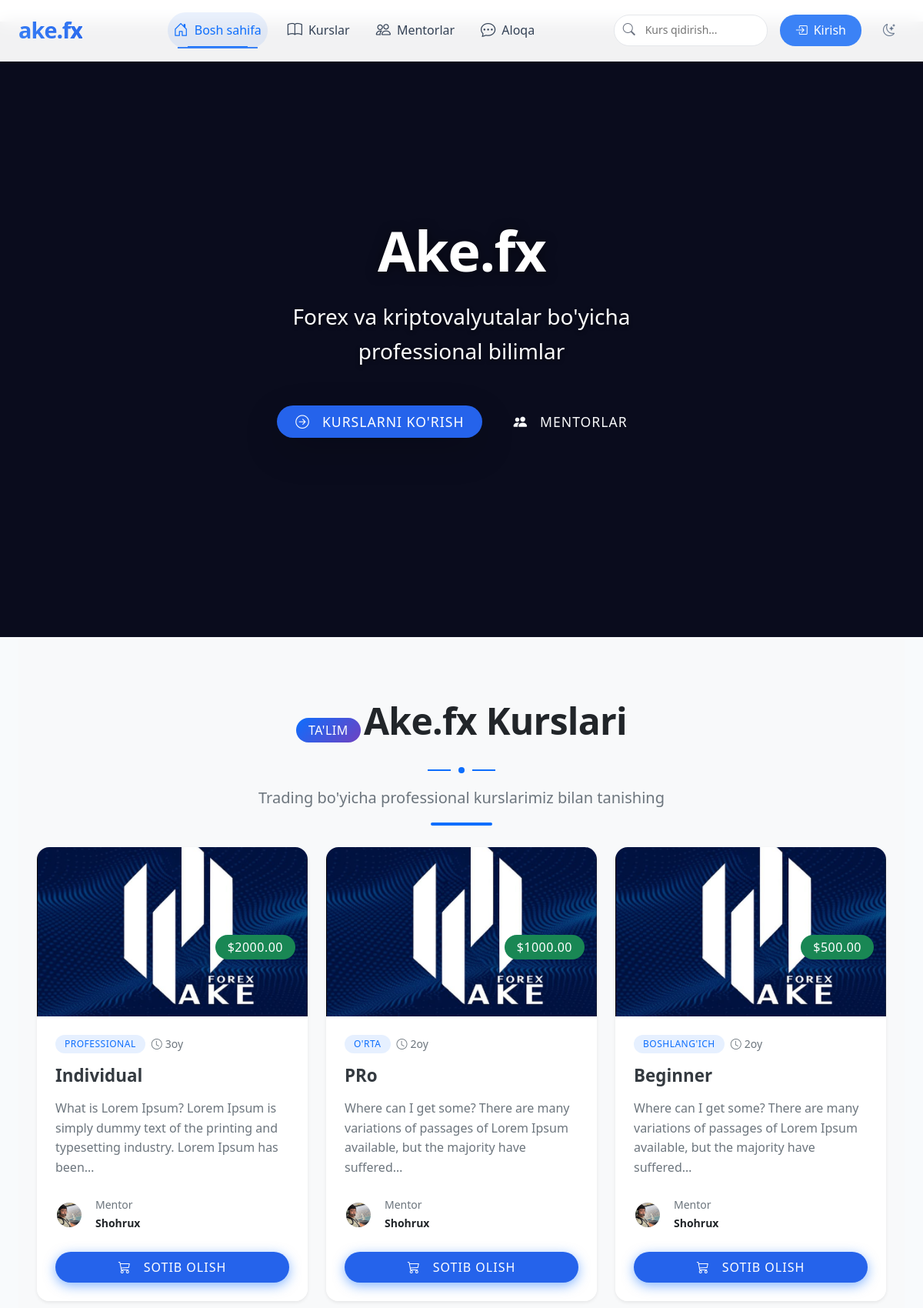
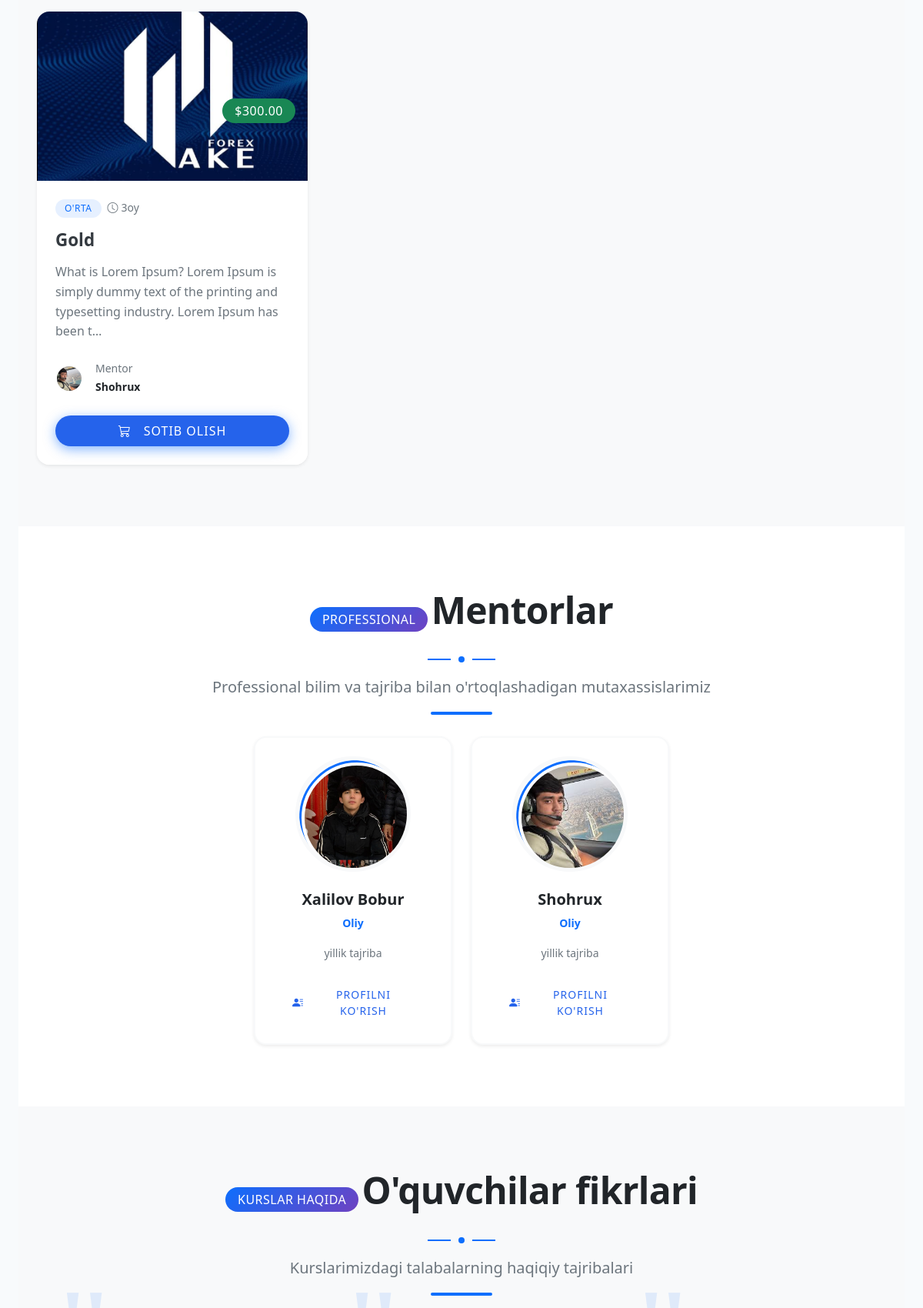
The page / (upper part) on the database its author committed (2 pictures, top to bottom).
### main/models.py (models this page shows, shortened)
class Course(models.Model):
    title = models.CharField(max_length=100)
    description = models.TextField()
    price = models.DecimalField(max_digits=8, decimal_places=2)
    duration = models.CharField(max_length=50)  # masalan: '3 oy'
    image = models.ImageField(upload_to='courses/')
    mentor = models.ForeignKey('Mentor', on_delete=models.SET_NULL, null=True, blank=True)
    is_paid = models.BooleanField(default=True)  # Pullik yoki bepul ekanligini belgilash
    category = models.ForeignKey(Category, on_delete=models.SET_NULL, null=True, verbose_name='Kategoriya')
    level = models.ForeignKey('Level', on_delete=models.SET_NULL, null=True, verbose_name='Daraja')
    created_at = models.DateTimeField(auto_now_add=True)

class Level(models.Model):
    name = models.CharField(max_length=100, verbose_name='Daraja nomi')
    def __str__(self):
        return self.name
    class Meta:
        verbose_name = 'Daraja'
        verbose_name_plural = 'Darajalar'

class Mentor(models.Model):
    full_name = models.CharField(max_length=255, verbose_name="To'liq ism")
    bio = models.TextField(verbose_name="Bio / Tajriba")
    image = models.ImageField(
        upload_to='mentors/%Y/%m/%d/',
        verbose_name="Rasm",
        blank=True,  # Rasm ixtiyoriy bo'lishi uchun
        null=True    # Rasm bo'lmasa ham bo'ladi
    )
    specialty = models.CharField(
        max_length=225,
        verbose_name="Mutaxassislik",
        blank=True,  # Bo'sh qoldirish mumkin
        null=True    # NULL bo'lishi mumkin
    )
    instagram = models.URLField(
        max_length=200,
        verbose_name="Instagram profil",
        blank=True,  # Majburiy emas
        null=True    # NULL bo'lishi mumkin
    )
    telegram = models.URLField(
        max_length=200,
        verbose_name="Telegram profil",
        blank=True,  # Majburiy emas
        null=True    # NULL bo'lishi mumkin
    )
    class Meta:
        verbose_name = "Mentor"
        verbose_name_plural = "Mentorlar"
        ordering = ['-id']  # Yangi mentorlarni birinchi ko'rsatish uchun

### main/views.py (the view)
# urls.py: path('', views.index, name='index'),
def index(request):
    courses = Course.objects.all()
    mentors = Mentor.objects.all()
    reviews = Review.objects.all()
    levels = Level.objects.all()
    category_id = request.GET.get('category')
    level_id = request.GET.get('level')
    if category_id:
        courses = courses.filter(category_id=category_id)
    if level_id:
        courses = courses.filter(level_id=level_id)
    context = {
        'courses': courses,
        'categories': category,
        'levels': levels,
        'mentors': mentors,
        'reviews': reviews,
    }
    return render(request, 'index.html', context)

### main/templates/index.html (shortened to what this page needs)
{% extends 'base.html' %}
{% load static %}
{% block content %}
<div class="header-section vh-100 w-100 position-relative overflow-hidden">
    <div class="video-container position-absolute inset-0">
        <video autoplay muted loop playsinline id="header-video"
               style="min-width: 100vw; min-height: 100vh; width: auto; height: auto; position: absolute; top: 50%; left: 50%; transform: translate(-50%, -50%);">
            <source src="{% static 'videos/header-bg.mp4' %}" type="video/mp4">
        </video>
    </div>
    <div class="header-content position-relative h-100 d-flex align-items-center justify-content-center">
        <div class="row justify-content-center text-center">
            <div class="col-lg-10">
                <h1 class="display-3 fw-bold mb-4 text-white animate__animated animate__fadeInDown">
                    Ake.fx
                </h1>
                <p class="lead fs-3 mb-5 text-white-80 animate__animated animate__fadeIn animate__delay-1s">
                    Forex va kriptovalyutalar bo'yicha professional bilimlar
                </p>
                <div class="d-flex gap-3 justify-content-center animate__animated animate__fadeInUp animate__delay-1s">
                    <a href="#courses" class="btn btn-primary btn-lg px-4 rounded-pill shadow-lg">
                        <i class="bi bi-arrow-right-circle me-2"></i>Kurslarni ko'rish
                    </a>
                    <a href="#mentors" class="btn btn-outline-light btn-lg px-4 rounded-pill">
                        <i class="bi bi-people-fill me-2"></i>Mentorlar
                    </a>
                </div>
            </div>
        </div>
    </div>
</div>
<section id="courses" class="py-6 bg-light">
    <div class="container">
        <div class="section-header text-center mb-5">
            <span class="badge bg-primary-gradient mb-3 px-3 py-2 rounded-pill fs-6">Ta'lim</span>
            <h2 class="display-5 fw-bold mb-3">Ake.fx Kurslari</h2>
            <div class="divider mx-auto my-3">
                <span class="divider-line bg-primary"></span>
                <span class="divider-dot bg-primary"></span>
                <span class="divider-line bg-primary"></span>
            </div>
            <p class="text-muted fs-5">Trading bo'yicha professional kurslarimiz bilan tanishing</p>
        </div>
        <div class="row g-4">
            {% for course in courses %}
            <div class="col-md-4">
                <div class="card h-100 border-0 shadow-sm rounded-4 overflow-hidden transition-all hover-lift">
                    <div class="position-relative">
                        <a href="{% url 'course_detail' course.id %}">
                            <img src="{{ course.image.url }}" class="card-img-top" alt="{{ course.title }}" style="height: 220px; object-fit: cover;">
                            <div class="position-absolute top-0 end-0 m-3">
                                <span class="badge bg-success rounded-pill px-3 py-2 fs-6">${{ course.price }}</span>
                            </div>
                        </a>
                    </div>
                    <div class="card-body p-4">
                        <div class="d-flex align-items-center mb-3">
                            <span class="badge bg-primary-soft text-primary me-2">{{ course.level }}</span>
                            <span class="text-muted small"><i class="bi bi-clock me-1"></i>{{ course.duration }}</span>
                        </div>
                        <h5 class="card-title fw-bold mb-3">
                            <a href="{% url 'course_detail' course.id %}" class="text-decoration-none text-dark stretched-link">
                                {{ course.title }}
                            </a>
                        </h5>
                        <p class="card-text text-muted mb-4">{{ course.description|truncatechars:120 }}</p>
                        <div class="d-flex align-items-center">
                            <div class="me-3">
                                <img src="{{ course.mentor.image.url }}" alt="{{ course.mentor.full_name }}"
                                     class="rounded-circle border border-2 border-white" width="36" height="36" style="object-fit: cover;">
                            </div>
                            <div>
                                <small class="d-block text-muted">Mentor</small>
                                <small class="fw-bold">{{ course.mentor.full_name }}</small>
                            </div>
                        </div>
                    </div>
                    <div class="card-footer bg-white border-0 p-4 pt-0">
                        <div class="d-grid">
                            <a href="{% url 'course_buy' course.id %}" class="btn btn-primary rounded-pill py-2">
                                <i class="bi bi-cart3 me-2"></i>Sotib olish
                            </a>
                        </div>
                    </div>
                </div>
            </div>
            {% endfor %}
        </div>
    </div>
</section>
<section id="mentors" class="py-6 bg-white">
    <div class="container">
        <div class="section-header text-center mb-5">
            <span class="badge bg-primary-gradient mb-3 px-3 py-2 rounded-pill fs-6">Professional</span>
            <h2 class="display-5 fw-bold mb-3">Mentorlar</h2>
            <div class="divider mx-auto my-3">
                <span class="divider-line bg-primary"></span>
                <span class="divider-dot bg-primary"></span>
                <span class="divider-line bg-primary"></span>
            </div>
            <p class="text-muted fs-5">Professional bilim va tajriba bilan o'rtoqlashadigan mutaxassislarimiz</p>
        </div>
        <div class="row g-4 justify-content-center">
            {% for mentor in mentors %}
            <div class="col-md-3">
                <div class="mentor-card text-center p-4 rounded-4 shadow-sm h-100 transition-all hover-lift bg-white border border-2 border-light">
                    {% if mentor.image %}
                    <div class="mentor-img-wrapper mb-4 mx-auto position-relative" style="width: 150px; height: 150px;">
                        <img src="{{ mentor.image.url }}"
                             alt="{{ mentor.full_name }}"
                             class="rounded-circle border border-3 border-primary p-1 shadow-sm"
                             width="150"
                             height="150"
                             style="object-fit: cover;">
                    </div>
                    {% endif %}
                    <h5 class="fw-bold mb-2">{{ mentor.full_name }}</h5>
                    <p class="text-primary small mb-3 fw-bold">{{ mentor.specialty }}</p>
                    <p class="small text-muted mb-4">{{ mentor.experience }} yillik tajriba</p>
                    <a href="{% url 'mentor_detail' mentor.id %}" class="btn btn-outline-primary btn-sm rounded-pill px-4 border-2">
                        <i class="bi bi-person-lines-fill me-1"></i>Profilni ko'rish
                    </a>
                </div>
            </div>
            {% endfor %}
        </div>
    </div>
</section>
<section id="reviews" class="py-6 bg-light">
    <div class="container">
        <div class="section-header text-center mb-5">
            <span class="badge bg-primary-gradient mb-3 px-3 py-2 rounded-pill fs-6">kurslar haqida</span>
            <h2 class="display-5 fw-bold mb-3">O'quvchilar fikrlari</h2>
            <div class="divider mx-auto my-3">
                <span class="divider-line bg-primary"></span>
                <span class="divider-dot bg-primary"></span>
                <span class="divider-line bg-primary"></span>
            </div>
            <p class="text-muted fs-5">Kurslarimizdagi talabalarning haqiqiy tajribalari</p>
        </div>
        <div class="row g-4">
        </div>
    </div>
</section>
{% endblock %}

### main/templates/base.html (style rules this page uses)
:root { --primary-color: #2563eb; --secondary-color: #1e40af; --accent-color: #3b82f6; --light-bg: #f8fafc; --dark-bg: #0f172a; --dark-nav: #1e293b; --light-text: #f1f5f9; --dark-text: #334155; --transition: all 0.3s ease; }
body { font-family: 'Segoe UI', Tahoma, Geneva, Verdana, sans-serif; transition: var(--transition); background-color: var(--light-bg); color: var(--dark-text); }
.btn { border-radius: 20px; padding: 8px 20px; font-weight: 500; transition: var(--transition); }
.btn-primary { background-color: var(--primary-color); border-color: var(--primary-color); }
.btn-outline-primary { border-color: var(--primary-color); color: var(--primary-color); }

### main/templates/index.html (style rules this page uses)
.header-section { margin: 0; padding: 0; background: #0a0c1d; position: relative; height: 100vh; margin-top: -76px; }
.header-content { z-index: 3; width: 100%; padding: 76px 15px 0; }
.inset-0 { top: 0; right: 0; bottom: 0; left: 0; }
.video-container { z-index: 1; overflow: hidden; background: #0a0c1d; }
#header-video { object-fit: cover; object-position: center; font-family: 'object-fit: cover; object-position: center;'; z-index: 1; }
.header-content { z-index: 3; width: 100%; padding: 0 15px; }
@media (max-aspect-ratio: 16/9) { #header-video { width: 100vw; height: 100%; } }
body { overflow-x: hidden; }
.header-section, .video-container, #header-video { -webkit-transform: translateZ(0); -moz-transform: translateZ(0); -ms-transform: translateZ(0); -o-transform: translateZ(0); transform: translateZ(0); backface-visibility: hidden; perspective: 1000; }
.py-6 { padding-top: 5rem; padding-bottom: 5rem; }
.transition-all { transition: all 0.3s ease; }
.divider { display: flex; align-items: center; justify-content: center; }
.divider-line { width: 30px; height: 2px; display: inline-block; }
.divider-dot { width: 8px; height: 8px; border-radius: 50%; display: inline-block; margin: 0 10px; }
.badge.bg-primary-gradient { background: linear-gradient(135deg, #0d6efd 0%, #6f42c1 100%); }
.bg-primary-soft { background-color: rgba(13, 110, 253, 0.1); }

### rows shown on the page
Course: image (picture), price "2000.00", level "PROFESSIONAL", duration "3oy", title "Individual", description "What is Lorem Ipsum? Lorem Ipsum is simply dummy text of the printing and typesetting industry. Lorem Ipsum has been…", mentor.image (picture), mentor.full_name "Shohrux"
Course: image (picture), price "1000.00", level "O'RTA", duration "2oy", title "PRo", description "Where can I get some? There are many variations of passages of Lorem Ipsum available, but the majority have suffered…", mentor.image (picture), mentor.full_name "Shohrux"
Course: image (picture), price "500.00", level "BOSHLANG'ICH", duration "2oy", title "Beginner", description "Where can I get some? There are many variations of passages of Lorem Ipsum available, but the majority have suffered…", mentor.image (picture), mentor.full_name "Shohrux"
Course: image (picture), price "300.00", level "O'RTA", duration "3oy", title "Gold", description "What is Lorem Ipsum? Lorem Ipsum is simply dummy text of the printing and typesetting industry. Lorem Ipsum has been t…", mentor.image (picture), mentor.full_name "Shohrux"
Mentor: image (picture), full_name "Xalilov Bobur", specialty "Oliy"
Mentor: image (picture), full_name "Shohrux", specialty "Oliy"
